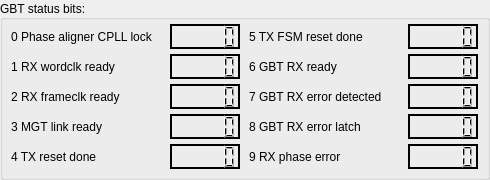
   <widget class="QGroupBox" name="GBTstatusbits">
    <property name="geometry">
     <rect>
      <x>630</x>
      <y>540</y>
      <width>490</width>
      <height>180</height>
     </rect>
    </property>
    <property name="title">
     <string>GBT status bits:</string>
    </property>
    <property name="alignment">
     <set>Qt::AlignJustify|Qt::AlignVCenter</set>
    </property>
    <layout class="QGridLayout" name="gridLayout_8">
     <property name="leftMargin">
      <number>0</number>
     </property>
     <property name="topMargin">
      <number>0</number>
     </property>
     <property name="rightMargin">
      <number>0</number>
     </property>
     <property name="bottomMargin">
      <number>0</number>
     </property>
     <property name="spacing">
      <number>1</number>
     </property>
     <item row="5" column="2">
      <widget class="QLabel" name="label_48">
       <property name="minimumSize">
        <size>
         <width>150</width>
         <height>25</height>
        </size>
       </property>
       <property name="maximumSize">
        <size>
         <width>150</width>
         <height>25</height>
        </size>
       </property>
       <property name="styleSheet">
        <string notr="true"/>
       </property>
       <property name="text">
        <string>8 GBT RX error latch</string>
       </property>
      </widget>
     </item>
     <item row="6" column="2">
      <widget class="QLabel" name="RX_phase_error">
       <property name="minimumSize">
        <size>
         <width>150</width>
         <height>25</height>
        </size>
       </property>
       <property name="maximumSize">
        <size>
         <width>150</width>
         <height>25</height>
        </size>
       </property>
       <property name="styleSheet">
        <string notr="true"/>
       </property>
       <property name="text">
        <string>9 RX phase error</string>
       </property>
      </widget>
     </item>
     <item row="6" column="3">
      <widget class="QLCDNumber" name="LCD_RX_PHASE_ERROR">
       <property name="minimumSize">
        <size>
         <width>70</width>
         <height>25</height>
        </size>
       </property>
       <property name="maximumSize">
        <size>
         <width>70</width>
         <height>25</height>
        </size>
       </property>
       <property name="autoFillBackground">
        <bool>false</bool>
       </property>
       <property name="styleSheet">
        <string notr="true"/>
       </property>
       <property name="frameShadow">
        <enum>QFrame::Plain</enum>
       </property>
       <property name="lineWidth">
        <number>2</number>
       </property>
      </widget>
     </item>
     <item row="0" column="1">
      <widget class="QLCDNumber" name="lcdNumber_13">
       <property name="minimumSize">
        <size>
         <width>70</width>
         <height>25</height>
        </size>
       </property>
       <property name="maximumSize">
        <size>
         <width>70</width>
         <height>25</height>
        </size>
       </property>
       <property name="autoFillBackground">
        <bool>false</bool>
       </property>
       <property name="styleSheet">
        <string notr="true"/>
       </property>
       <property name="frameShadow">
        <enum>QFrame::Plain</enum>
       </property>
       <property name="lineWidth">
        <number>2</number>
       </property>
      </widget>
     </item>
     <item row="0" column="2">
      <widget class="QLabel" name="label_45">
       <property name="minimumSize">
        <size>
         <width>150</width>
         <height>25</height>
        </size>
       </property>
       <property name="maximumSize">
        <size>
         <width>150</width>
         <height>25</height>
        </size>
       </property>
       <property name="styleSheet">
        <string notr="true"/>
       </property>
       <property name="text">
        <string>5 TX FSM reset done</string>
       </property>
      </widget>
     </item>
     <item row="6" column="0">
      <widget class="QLabel" name="label_44">
       <property name="minimumSize">
        <size>
         <width>150</width>
         <height>25</height>
        </size>
       </property>
       <property name="maximumSize">
        <size>
         <width>150</width>
         <height>25</height>
        </size>
       </property>
       <property name="styleSheet">
        <string notr="true"/>
       </property>
       <property name="text">
        <string>4 TX reset done</string>
       </property>
      </widget>
     </item>
     <item row="5" column="1">
      <widget class="QLCDNumber" name="lcdNumber_16">
       <property name="minimumSize">
        <size>
         <width>70</width>
         <height>25</height>
        </size>
       </property>
       <property name="maximumSize">
        <size>
         <width>70</width>
         <height>25</height>
        </size>
       </property>
       <property name="autoFillBackground">
        <bool>false</bool>
       </property>
       <property name="styleSheet">
        <string notr="true"/>
       </property>
       <property name="frameShadow">
        <enum>QFrame::Plain</enum>
       </property>
       <property name="lineWidth">
        <number>2</number>
       </property>
      </widget>
     </item>
     <item row="4" column="3">
      <widget class="QLCDNumber" name="lcdNumber_20">
       <property name="minimumSize">
        <size>
         <width>70</width>
         <height>25</height>
        </size>
       </property>
       <property name="maximumSize">
        <size>
         <width>70</width>
         <height>25</height>
        </size>
       </property>
       <property name="autoFillBackground">
        <bool>false</bool>
       </property>
       <property name="styleSheet">
        <string notr="true"/>
       </property>
       <property name="frameShadow">
        <enum>QFrame::Plain</enum>
       </property>
       <property name="lineWidth">
        <number>2</number>
       </property>
      </widget>
     </item>
     <item row="4" column="2">
      <widget class="QLabel" name="label_47">
       <property name="minimumSize">
        <size>
         <width>150</width>
         <height>25</height>
        </size>
       </property>
       <property name="maximumSize">
        <size>
         <width>150</width>
         <height>25</height>
        </size>
       </property>
       <property name="styleSheet">
        <string notr="true"/>
       </property>
       <property name="text">
        <string>7 GBT RX error detected</string>
       </property>
      </widget>
     </item>
     <item row="4" column="1">
      <widget class="QLCDNumber" name="lcdNumber_15">
       <property name="minimumSize">
        <size>
         <width>70</width>
         <height>25</height>
        </size>
       </property>
       <property name="maximumSize">
        <size>
         <width>70</width>
         <height>25</height>
        </size>
       </property>
       <property name="autoFillBackground">
        <bool>false</bool>
       </property>
       <property name="styleSheet">
        <string notr="true"/>
       </property>
       <property name="frameShadow">
        <enum>QFrame::Plain</enum>
       </property>
       <property name="lineWidth">
        <number>2</number>
       </property>
      </widget>
     </item>
     <item row="3" column="2">
      <widget class="QLabel" name="label_46">
       <property name="minimumSize">
        <size>
         <width>150</width>
         <height>25</height>
        </size>
       </property>
       <property name="maximumSize">
        <size>
         <width>150</width>
         <height>25</height>
        </size>
       </property>
       <property name="styleSheet">
        <string notr="true"/>
       </property>
       <property name="text">
        <string>6 GBT RX ready</string>
       </property>
      </widget>
     </item>
     <item row="6" column="1">
      <widget class="QLCDNumber" name="lcdNumber_17">
       <property name="minimumSize">
        <size>
         <width>70</width>
         <height>25</height>
        </size>
       </property>
       <property name="maximumSize">
        <size>
         <width>70</width>
         <height>25</height>
        </size>
       </property>
       <property name="autoFillBackground">
        <bool>false</bool>
       </property>
       <property name="styleSheet">
        <string notr="true"/>
       </property>
       <property name="frameShadow">
        <enum>QFrame::Plain</enum>
       </property>
       <property name="lineWidth">
        <number>2</number>
       </property>
      </widget>
     </item>
     <item row="3" column="1">
      <widget class="QLCDNumber" name="lcdNumber_14">
       <property name="minimumSize">
        <size>
         <width>70</width>
         <height>25</height>
        </size>
       </property>
       <property name="maximumSize">
        <size>
         <width>70</width>
         <height>25</height>
        </size>
       </property>
       <property name="autoFillBackground">
        <bool>false</bool>
       </property>
       <property name="styleSheet">
        <string notr="true"/>
       </property>
       <property name="frameShadow">
        <enum>QFrame::Plain</enum>
       </property>
       <property name="lineWidth">
        <number>2</number>
       </property>
      </widget>
     </item>
     <item row="5" column="3">
      <widget class="QLCDNumber" name="lcdNumber_21">
       <property name="minimumSize">
        <size>
         <width>70</width>
         <height>25</height>
        </size>
       </property>
       <property name="maximumSize">
        <size>
         <width>70</width>
         <height>25</height>
        </size>
       </property>
       <property name="autoFillBackground">
        <bool>false</bool>
       </property>
       <property name="styleSheet">
        <string notr="true"/>
       </property>
       <property name="frameShadow">
        <enum>QFrame::Plain</enum>
       </property>
       <property name="lineWidth">
        <number>2</number>
       </property>
      </widget>
     </item>
     <item row="3" column="0">
      <widget class="QLabel" name="label_40">
       <property name="minimumSize">
        <size>
         <width>150</width>
         <height>25</height>
        </size>
       </property>
       <property name="maximumSize">
        <size>
         <width>150</width>
         <height>25</height>
        </size>
       </property>
       <property name="styleSheet">
        <string notr="true"/>
       </property>
       <property name="text">
        <string>1 RX wordclk ready</string>
       </property>
      </widget>
     </item>
     <item row="0" column="0">
      <widget class="QLabel" name="label_39">
       <property name="minimumSize">
        <size>
         <width>150</width>
         <height>25</height>
        </size>
       </property>
       <property name="maximumSize">
        <size>
         <width>150</width>
         <height>25</height>
        </size>
       </property>
       <property name="styleSheet">
        <string notr="true"/>
       </property>
       <property name="text">
        <string>0 Phase aligner CPLL lock</string>
       </property>
      </widget>
     </item>
     <item row="3" column="3">
      <widget class="QLCDNumber" name="lcdNumber_19">
       <property name="minimumSize">
        <size>
         <width>70</width>
         <height>25</height>
        </size>
       </property>
       <property name="maximumSize">
        <size>
         <width>70</width>
         <height>25</height>
        </size>
       </property>
       <property name="autoFillBackground">
        <bool>false</bool>
       </property>
       <property name="styleSheet">
        <string notr="true"/>
       </property>
       <property name="frameShadow">
        <enum>QFrame::Plain</enum>
       </property>
       <property name="lineWidth">
        <number>2</number>
       </property>
      </widget>
     </item>
     <item row="5" column="0">
      <widget class="QLabel" name="label_43">
       <property name="minimumSize">
        <size>
         <width>150</width>
         <height>25</height>
        </size>
       </property>
       <property name="maximumSize">
        <size>
         <width>150</width>
         <height>25</height>
        </size>
       </property>
       <property name="styleSheet">
        <string notr="true"/>
       </property>
       <property name="text">
        <string>3 MGT link ready</string>
       </property>
      </widget>
     </item>
     <item row="4" column="0">
      <widget class="QLabel" name="label_42">
       <property name="minimumSize">
        <size>
         <width>150</width>
         <height>25</height>
        </size>
       </property>
       <property name="maximumSize">
        <size>
         <width>150</width>
         <height>25</height>
        </size>
       </property>
       <property name="styleSheet">
        <string notr="true"/>
       </property>
       <property name="text">
        <string>2 RX frameclk ready</string>
       </property>
      </widget>
     </item>
     <item row="0" column="3">
      <widget class="QLCDNumber" name="lcdNumber_18">
       <property name="minimumSize">
        <size>
         <width>70</width>
         <height>25</height>
        </size>
       </property>
       <property name="maximumSize">
        <size>
         <width>70</width>
         <height>25</height>
        </size>
       </property>
       <property name="autoFillBackground">
        <bool>false</bool>
       </property>
       <property name="styleSheet">
        <string notr="true"/>
       </property>
       <property name="frameShadow">
        <enum>QFrame::Plain</enum>
       </property>
       <property name="lineWidth">
        <number>2</number>
       </property>
      </widget>
     </item>
    </layout>
   </widget>
